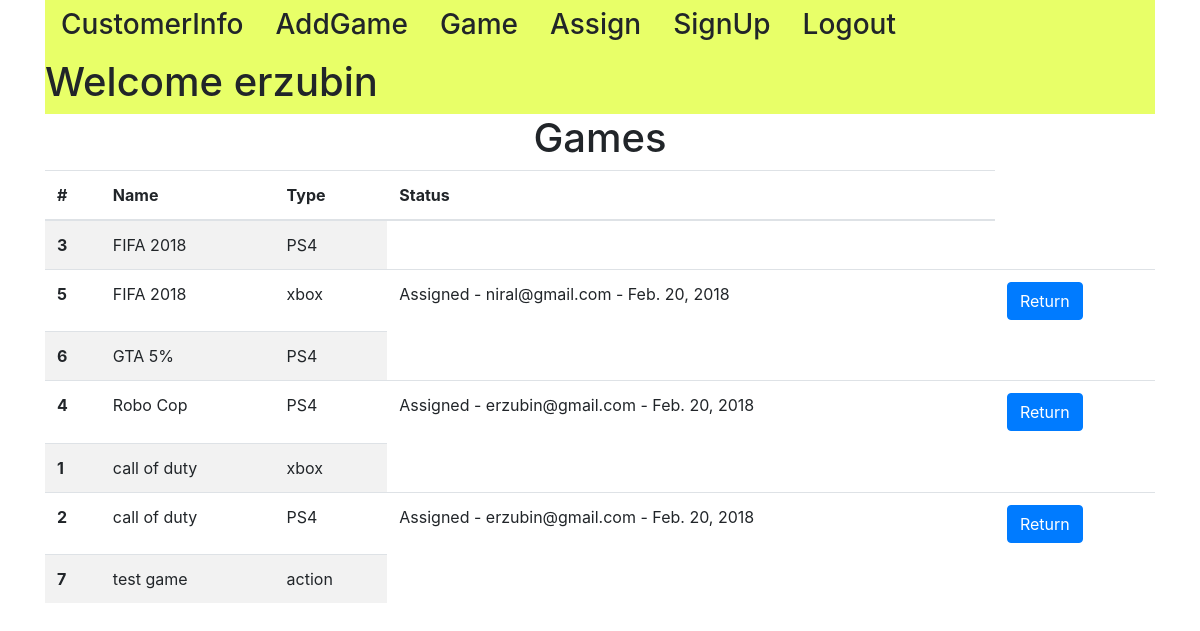
/inventory/game/ (signed in), run on the app's committed database.
### inventory/models.py (models this page shows, shortened)
class Game(models.Model):
        game_name = models.CharField(max_length = 100 )
        game_type = models.CharField(max_length = 100 )

class Assign(models.Model):
        customer_phone = models.ForeignKey( Customer, on_delete=models.CASCADE )
        game_name = models.OneToOneField( Game, on_delete=models.CASCADE , primary_key=True)
        current_date = models.DateField(auto_now=True)

class Customer(models.Model):
        name = models.CharField(max_length = 264)
        email = models.EmailField(max_length = 264 , unique = True )
        phone_num = models.IntegerField( unique = True )

### inventory/views.py (the view)
# urls.py: path('game/' , views.game , name = "game"),
def game(request):
    game_list = Game.objects.order_by('game_name')
    status = Assign.objects.order_by('game_name')
    game_dict = {'game_info' : game_list , 'status' : status  }
    return render(request , "game.html" , context = game_dict)

### templates/game.html
<!DOCTYPE html>
{% extends 'home.html' %}
{% block bodyblock %}
<div class="page-header text-center">
  <h1>Games</h1>
</div>
<table class="table table-striped table-hover">
  <thead>
    <th scope="col">#</th>
    <th scope="col">Name</th>
    <th scope="col">Type</th>
    <th scope="col">Status</th>
  </thead>
  {% for game in game_info %}
  <tr>
    <th scope="col">{{game.id}}</th>
    <td>{{game.game_name}}</td>
    <td>{{game.game_type}}</td>
    {% for ass in status %}
    {% if game.game_name == ass.game_name.game_name and game.game_type == ass.game_name.game_type %}
    <td>Assigned -  {{ass.customer_phone.email}}  -  {{ass.current_date}}</td>
    <td> <a href="/inventory/{{ass.customer_phone.email}}/{{ass.game_name.game_type}}" class="btn btn-primary"> Return </a> </td>
    {% endif %}
    {% endfor %}
  </tr>
  {% endfor %}
</table>
{% endblock %}

### templates/home.html (shortened to what this page needs)
<!doctype html>
<html lang="en">
  <head>
    <link rel="stylesheet" href="https://maxcdn.bootstrapcdn.com/bootstrap/4.0.0/css/bootstrap.min.css">
  </head>
  <body>
    <div class="container">
        <ul class="nav" style="background-color: #e8ff68">
          {% if user.is_authenticated %}
          <li class="nav-item">
            <a class="nav-link h3" href="{% url 'inventory:customerinfo' %}"> CustomerInfo </a>
          </li>
          <li class="nav-item">
            <a class="nav-link h3" href="{% url 'inventory:addgame' %}">AddGame</a>
          </li>
          <li class="nav-item">
            <a class="nav-link h3" href="{% url 'inventory:game' %}">Game</a>
          </li>
          <li class="nav-item">
            <a class="nav-link h3" href="{% url 'inventory:assign' %}"> Assign </a>
          </li>
          <li class="nav-item">
            <a class="nav-link h3" href="{% url 'inventory:signup' %}"> SignUp </a>
          </li>
          <li class="nav-item">
            <a class="nav-link h3" href="{% url 'user_logout' %}">Logout</a>
          </li>
          <li class="nav-item">
            <h1>  Welcome {{user.username}}</h1>
          </li>
          {% endif %}
        </ul>
        {% block bodyblock %}
        {% endblock %}
    </div>
  </body>
</html>

### data on the page
Game: id "3", game_name "FIFA 2018", game_type "PS4"
Game: id "5", game_name "FIFA 2018", game_type "xbox"
Assign: customer_phone.email "niral@gmail.com", current_date "Feb. 20, 2018"
Game: id "6", game_name "GTA 5%", game_type "PS4"
Game: id "4", game_name "Robo Cop", game_type "PS4"
Assign: customer_phone.email "erzubin@gmail.com", current_date "Feb. 20, 2018"
Game: id "1", game_name "call of duty", game_type "xbox"
Game: id "2", game_name "call of duty", game_type "PS4"
Assign: customer_phone.email "erzubin@gmail.com", current_date "Feb. 20, 2018"
Game: id "7", game_name "test game", game_type "action"

### other printed values
{{ user.username }} "erzubin"
